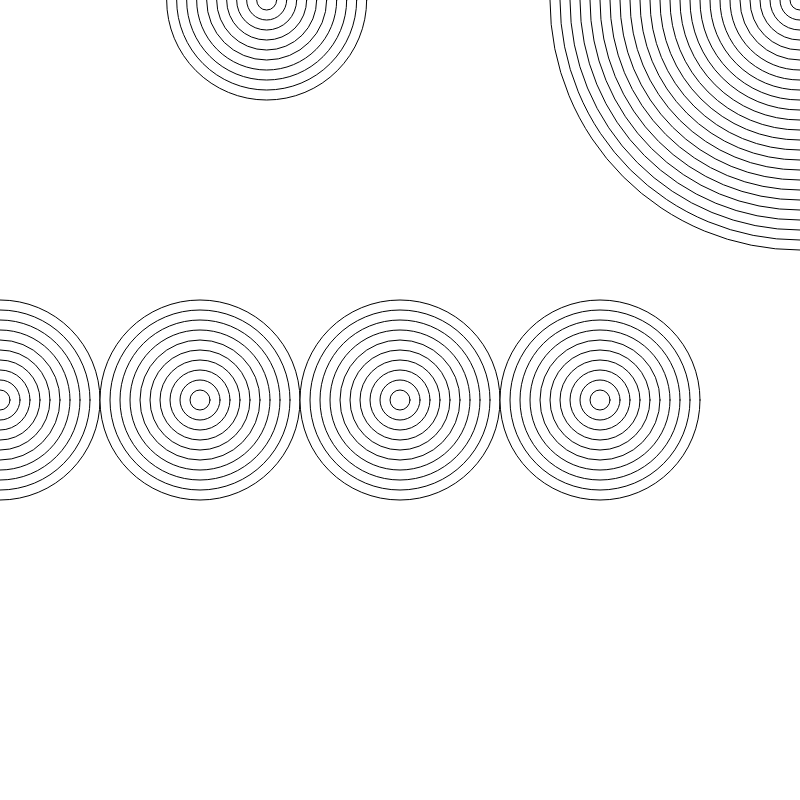
Frame 1 (no input)
Frame 60 (no input): identical to frame 1, image omitted
Frame 120 (the mouse pressed at the canvas centre since frame 60): identical to frame 1, image omitted

The p5.js sketch that drew this single still picture (run headless with seeded random() and noise() and a simulated clock; from frame 60 on, the mouse is pressed at the canvas centre):

// p5.js sketch
// ── sketch.js
function setup() {
  createCanvas(800, 800);

}

function draw() {
  background(255);


  for (var posX = 0; posX < width; posX += 200) {
    for (var taille = 200; taille > 0; taille -= 20) {
      ellipse(posX, height / 2, taille, taille);

    }
  }

  for (var taille = 200; taille > 0; taille -= 20) {
    ellipse(width / 3, 0, taille, taille);

  }
  
  for (var taille = 500; taille > 0; taille -= 20) {
    ellipse(width, 0, taille, taille);

  }

}
